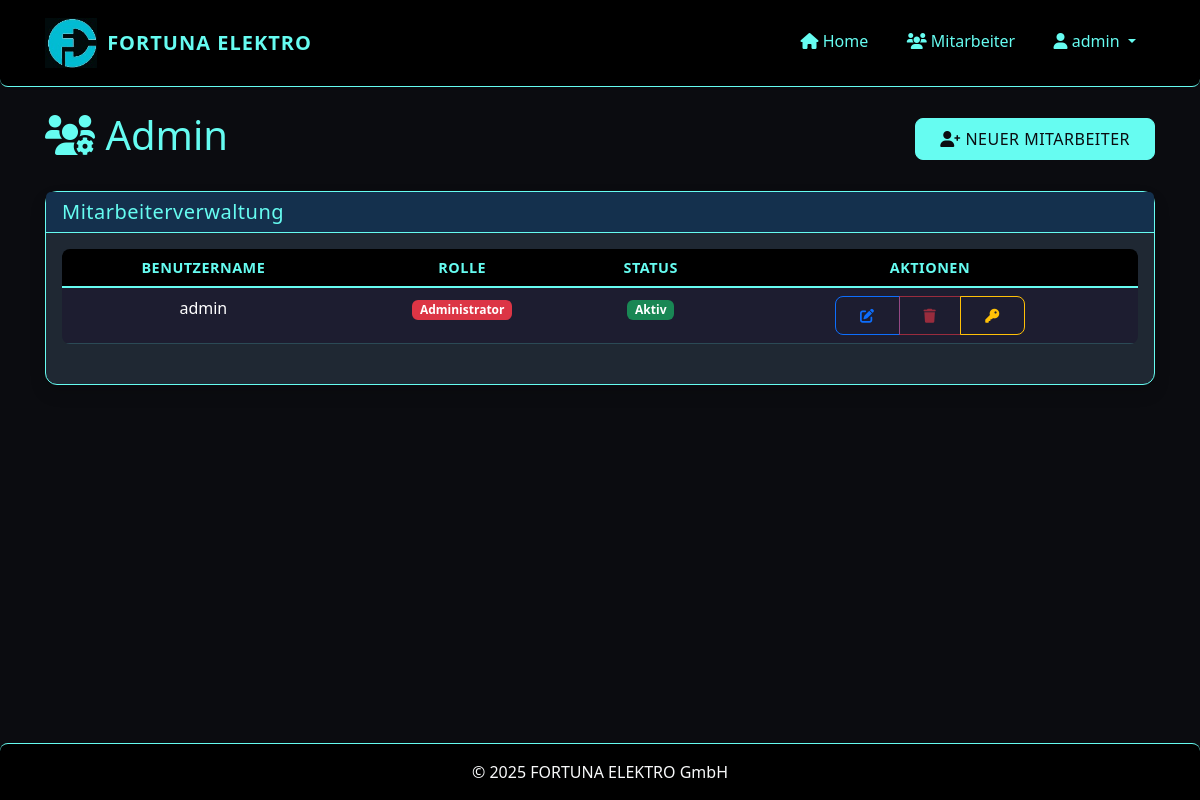
The app's page /admin/users (signed in) with its own data.
### app/models/user.py (models this page shows, shortened)
class User(UserMixin, db.Model):
    id = db.Column(db.Integer, primary_key=True)
    username = db.Column(db.String(64), unique=True, nullable=False)
    password_hash = db.Column(db.String(128), nullable=False)
    role = db.Column(db.String(20), nullable=False, default='installateur')  # 'admin' oder 'installateur'
    is_active = db.Column(db.Boolean, default=True)
    created_at = db.Column(db.DateTime, default=datetime.utcnow)
    projects = db.relationship('Project', backref='creator', lazy='dynamic')
    files = db.relationship('File', backref='uploader', lazy='dynamic')
    timesheets = db.relationship('Timesheet', backref='employee', lazy='dynamic')
    def is_admin(self):
        return self.role == 'admin'

### app/routes/admin.py (the view)
@admin.route('/admin/users', methods=['GET'])
@login_required
@admin_required
def list_users():
    users = User.query.all()
    add_user_form = AddUserForm()
    edit_user_form = EditUserForm()
    reset_password_form = ResetPasswordForm()
    delete_user_form = DeleteUserForm()
    return render_template('admin/users.html',
                          title='Mitarbeiterverwaltung',
                          users=users,
                          add_user_form=add_user_form,
                          edit_user_form=edit_user_form,
                          reset_password_form=reset_password_form,
                          delete_user_form=delete_user_form,
                          current_user=current_user)

### app/models/user.py (called while the page is built)
@login_manager.user_loader
def load_user(id):
    return User.query.get(int(id))

### app/templates/admin/users.html (shortened to what this page needs)
{% extends "base.html" %}
{% block content %}
<div class="d-flex justify-content-between align-items-center mb-4">
    <h1 style="color: var(--accent)"><i class="fas fa-users-cog"></i> Admin</h1>
    <button type="button" class="btn btn-primary" data-bs-toggle="modal" data-bs-target="#addUserModal">
        <i class="fas fa-user-plus"></i> Neuer Mitarbeiter
    </button>
</div>
<div class="card shadow mb-4">
    <div class="card-header" style="background-color: #14304d; color: var(--accent)">
        <h5 class="mb-0">Mitarbeiterverwaltung</h5>
    </div>
    <div class="card-body">
        {% if users %}
        <div class="table-responsive">
            <table class="table table-hover text-center">
                <thead>
                    <tr>
                        <th class="text-center">Benutzername</th>
                        <th class="text-center">Rolle</th>
                        <th class="text-center">Status</th>
                        <th class="text-center">Aktionen</th>
                    </tr>
                </thead>
                <tbody>
                    {% for user in users %}
                    <tr>
                        <td class="text-center" style="background-color:#1d1d30; color: white">{{ user.username }}</td>
                        <td class="text-center" style="background-color:#1d1d30">
                            {% if user.role == 'admin' %}
                            <span class="badge bg-danger">Administrator</span>
                            {% else %}
                            <span class="badge bg-info">Installateur</span>
                            {% endif %}
                        </td>
                        <td class="text-center" style="background-color: #1d1d30">
                            {% if user.is_active %}
                            <span class="badge bg-success">Aktiv</span>
                            {% else %}
                            <span class="badge bg-secondary">Inaktiv</span>
                            {% endif %}
                        </td>
                        <td class="text-center" style="background-color:  #1d1d30">
                            <div class="btn-group" style="background-color: #1d1d30">
                                <button type="button" class="btn btn-sm btn-outline-primary"
                                        onclick="editUser('{{ user.id }}', '{{ user.username }}', {{ 'true' if user.role == 'admin' else 'false' }}, {{ 'true' if user.is_active else 'false' }})">
                                    <i class="fas fa-edit"></i>
                                </button>
                                <button type="button" class="btn btn-sm btn-outline-danger"
                                        {% if user.id == current_user.id %}disabled{% endif %}
                                        data-bs-toggle="modal" data-bs-target="#deleteUserModal"
                                        data-user-id="{{ user.id }}" data-username="{{ user.username }}">
                                    <i class="fas fa-trash"></i>
                                </button>
                                <button type="button" class="btn btn-sm btn-outline-warning"
                                        data-bs-toggle="modal" data-bs-target="#resetPasswordModal"
                                        data-user-id="{{ user.id }}" data-username="{{ user.username }}">
                                    <i class="fas fa-key"></i>
                                </button>
                            </div>
                        </td>
                    </tr>
                    {% endfor %}
                </tbody>
            </table>
        </div>
        {% else %}
        <div class="alert alert-info">
            <i class="fas fa-info-circle"></i> Keine Mitarbeiter gefunden.
        </div>
        {% endif %}
    </div>
</div>
{% endblock %}

### app/templates/base.html (shortened to what this page needs)
<!DOCTYPE html>
<html lang="de">
<head>
    <link href="https://cdn.jsdelivr.net/npm/bootstrap@5.3.0/dist/css/bootstrap.min.css" rel="stylesheet">
    <link rel="stylesheet" href="https://cdn.jsdelivr.net/npm/bootstrap-icons@1.11.1/font/bootstrap-icons.css">
    <link rel="stylesheet" href="https://cdnjs.cloudflare.com/ajax/libs/font-awesome/6.0.0/css/all.min.css">
    <link rel="stylesheet" href="{{ url_for('static', filename='css/responsive.css') }}">
</head>
<body>
    <nav class="navbar navbar-expand-lg navbar-dark mb-4">
        <div class="container">
            <a class="navbar-brand d-flex align-items-center" href="{{ url_for('dashboard.index') }}">
                <img src="{{ url_for('static', filename='img/logo.jpg') }}" alt="Fortuna Elektro Logo">
                <span>FORTUNA ELEKTRO</span>
            </a>
            <div class="collapse navbar-collapse" id="navbarNav">
                <ul class="navbar-nav ms-auto">
                    {% if current_user.is_authenticated %}
                        <li class="nav-item">
                            <a class="nav-link" href="{{ url_for('dashboard.index') }}">
                                <i class="fas fa-home"></i> Home
                            </a>
                        </li>
                        {% if current_user.is_admin() %}
                            <li class="nav-item">
                                <a class="nav-link" href="{{ url_for('admin.list_users') }}">
                                    <i class="fas fa-users"></i> Mitarbeiter
                                </a>
                            </li>
                        {% endif %}
                        <li class="nav-item dropdown">
                            <a class="nav-link dropdown-toggle" href="#" role="button" data-bs-toggle="dropdown">
                                <i class="fas fa-user"></i> {{ current_user.username }}
                            </a>
                        </li>
                    {% else %}
                        <li class="nav-item">
                            <a class="nav-link" href="{{ url_for('auth.login') }}">
                                <i class="fas fa-sign-in-alt"></i> Anmelden
                            </a>
                        </li>
                    {% endif %}
                </ul>
            </div>
        </div>
    </nav>
    <div class="container content-container">
        {% block content %}{% endblock %}
    </div>
    <footer class="footer mt-auto py-3">
        <div class="container text-center">
            <span class="text-light">&copy; 2025 FORTUNA ELEKTRO GmbH</span>
        </div>
    </footer>
</body>
</html>

### app/static/css/responsive.css (style rules this page uses)
:root { --primary: #0B0C10; --primary-light: #1F2833; --primary-dark: #000000; --accent: #66FCF1; --accent-light: #45A29E; --success: #45A29E; --danger: #FF3B3B; --warning: #FF8F00; --info: #66FCF1; --light-bg: #1F2833; --card-bg: #0B0C10; --text-dark: #FFFFFF; --text-muted: #C5C6C7; --border-radius-sm: 4px; --border-radius-md: 8px; --border-radius-lg: 12px; }
body { background-color: var(--primary); color: var(--text-white); min-height: 100vh; display: flex; flex-direction: column; max-width: 100%; overflow-x: hidden; }
.navbar { background-color: var(--primary-dark) !important; border-bottom: 1px solid var(--accent); padding: 0.8rem 1rem; border-radius: 0 0 var(--border-radius-md) var(--border-radius-md); }
.navbar-brand { color: var(--accent) !important; font-weight: 700; letter-spacing: 1px; display: flex; align-items: center; padding-left: 0 !important; }
.navbar-brand img { margin-right: 10px; height: 50px; width: auto; max-height: 90%; }
.nav-link { color: var(--accent) !important; position: relative; padding: 0.8rem 1.2rem !important; border-bottom: 3px solid transparent; transition: all 0.3s ease; border-radius: var(--border-radius-sm); }
.container { flex: 1; width: 100%; padding-left: 15px; padding-right: 15px; margin-left: auto; margin-right: auto; }
.footer { background-color: var(--primary-dark); border-top: 1px solid var(--accent); padding: 1rem 0; border-radius: var(--border-radius-md) var(--border-radius-md) 0 0; position: relative; width: 100%; }
::placeholder { color: var(--accent-light) !important; opacity: 0.8 !important; }
.btn { border-radius: var(--border-radius-md); padding: 0.5rem 1.5rem; transition: all 0.3s ease; text-transform: uppercase; letter-spacing: 0.5px; font-weight: 500; }
.btn-primary { background-color: var(--accent); border-color: var(--accent); color: var(--primary); }
.card { background-color: var(--primary-light); border: 1px solid var(--accent); border-radius: var(--border-radius-lg); }
.card-header { background-color: rgba(102, 252, 241, 0.1); border-bottom: 1px solid var(--accent); font-weight: 600; letter-spacing: 0.5px; color: var(--accent); border-radius: var(--border-radius-lg) var(--border-radius-lg) 0 0; }
.card-body, .card-body p, .card-body label, .card-body .form-text, .card-body small { color: #66d9ff !important; }
.table { color: var(--accent); margin-bottom: 0; }
.table thead th { background-color: var(--primary-dark); color: var(--accent); border-bottom: 2px solid var(--accent); text-transform: uppercase; letter-spacing: 0.5px; font-size: 0.9rem; font-weight: 600; }
.table tbody tr { border-bottom: 1px solid rgba(102, 252, 241, 0.2); }
.table-responsive { display: block; width: 100%; overflow-x: auto; -webkit-overflow-scrolling: touch; border-radius: var(--border-radius-md); margin-bottom: 1.5rem; }
html, body { max-width: 100%; overflow-x: hidden; }
.content-container { margin-bottom: 60px; }

### records on screen
User: username "admin", role "Administrator", is_active "Aktiv"
